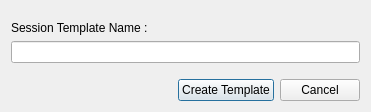
<?xml version="1.0" encoding="UTF-8"?>
<ui version="4.0">
 <class>DialogSaveTemplateSession</class>
 <widget class="QDialog" name="DialogSaveTemplateSession">
  <property name="windowModality">
   <enum>Qt::NonModal</enum>
  </property>
  <property name="geometry">
   <rect>
    <x>0</x>
    <y>0</y>
    <width>371</width>
    <height>112</height>
   </rect>
  </property>
  <property name="windowTitle">
   <string>New Template</string>
  </property>
  <property name="modal">
   <bool>false</bool>
  </property>
  <layout class="QVBoxLayout" name="verticalLayout">
   <item>
    <spacer name="verticalSpacer_2">
     <property name="orientation">
      <enum>Qt::Vertical</enum>
     </property>
     <property name="sizeHint" stdset="0">
      <size>
       <width>20</width>
       <height>40</height>
      </size>
     </property>
    </spacer>
   </item>
   <item>
    <widget class="QLabel" name="labelNewTemplateName">
     <property name="sizePolicy">
      <sizepolicy hsizetype="Preferred" vsizetype="Fixed">
       <horstretch>0</horstretch>
       <verstretch>0</verstretch>
      </sizepolicy>
     </property>
     <property name="text">
      <string>Session Template Name :</string>
     </property>
    </widget>
   </item>
   <item>
    <widget class="QLineEdit" name="lineEdit">
     <property name="sizePolicy">
      <sizepolicy hsizetype="Expanding" vsizetype="Fixed">
       <horstretch>0</horstretch>
       <verstretch>0</verstretch>
      </sizepolicy>
     </property>
    </widget>
   </item>
   <item>
    <spacer name="verticalSpacer">
     <property name="orientation">
      <enum>Qt::Vertical</enum>
     </property>
     <property name="sizeHint" stdset="0">
      <size>
       <width>20</width>
       <height>40</height>
      </size>
     </property>
    </spacer>
   </item>
   <item>
    <layout class="QHBoxLayout" name="horizontalLayout">
     <property name="sizeConstraint">
      <enum>QLayout::SetFixedSize</enum>
     </property>
     <item>
      <spacer name="horizontalSpacer">
       <property name="orientation">
        <enum>Qt::Horizontal</enum>
       </property>
       <property name="sizeType">
        <enum>QSizePolicy::Expanding</enum>
       </property>
       <property name="sizeHint" stdset="0">
        <size>
         <width>40</width>
         <height>20</height>
        </size>
       </property>
      </spacer>
     </item>
     <item>
      <widget class="QPushButton" name="pushButtonAccept">
       <property name="sizePolicy">
        <sizepolicy hsizetype="Minimum" vsizetype="Fixed">
         <horstretch>0</horstretch>
         <verstretch>0</verstretch>
        </sizepolicy>
       </property>
       <property name="text">
        <string>Create Template</string>
       </property>
       <property name="icon">
        <iconset theme="dialog-ok">
         <normaloff/>
        </iconset>
       </property>
      </widget>
     </item>
     <item>
      <widget class="QPushButton" name="pushButtonCancel">
       <property name="sizePolicy">
        <sizepolicy hsizetype="Minimum" vsizetype="Fixed">
         <horstretch>0</horstretch>
         <verstretch>0</verstretch>
        </sizepolicy>
       </property>
       <property name="text">
        <string>Cancel</string>
       </property>
       <property name="icon">
        <iconset theme="dialog-cancel">
         <normaloff/>
        </iconset>
       </property>
      </widget>
     </item>
    </layout>
   </item>
  </layout>
 </widget>
 <resources/>
 <connections>
  <connection>
   <sender>pushButtonCancel</sender>
   <signal>clicked()</signal>
   <receiver>DialogSaveTemplateSession</receiver>
   <slot>reject()</slot>
   <hints>
    <hint type="sourcelabel">
     <x>240</x>
     <y>88</y>
    </hint>
    <hint type="destinationlabel">
     <x>144</x>
     <y>55</y>
    </hint>
   </hints>
  </connection>
 </connections>
</ui>
